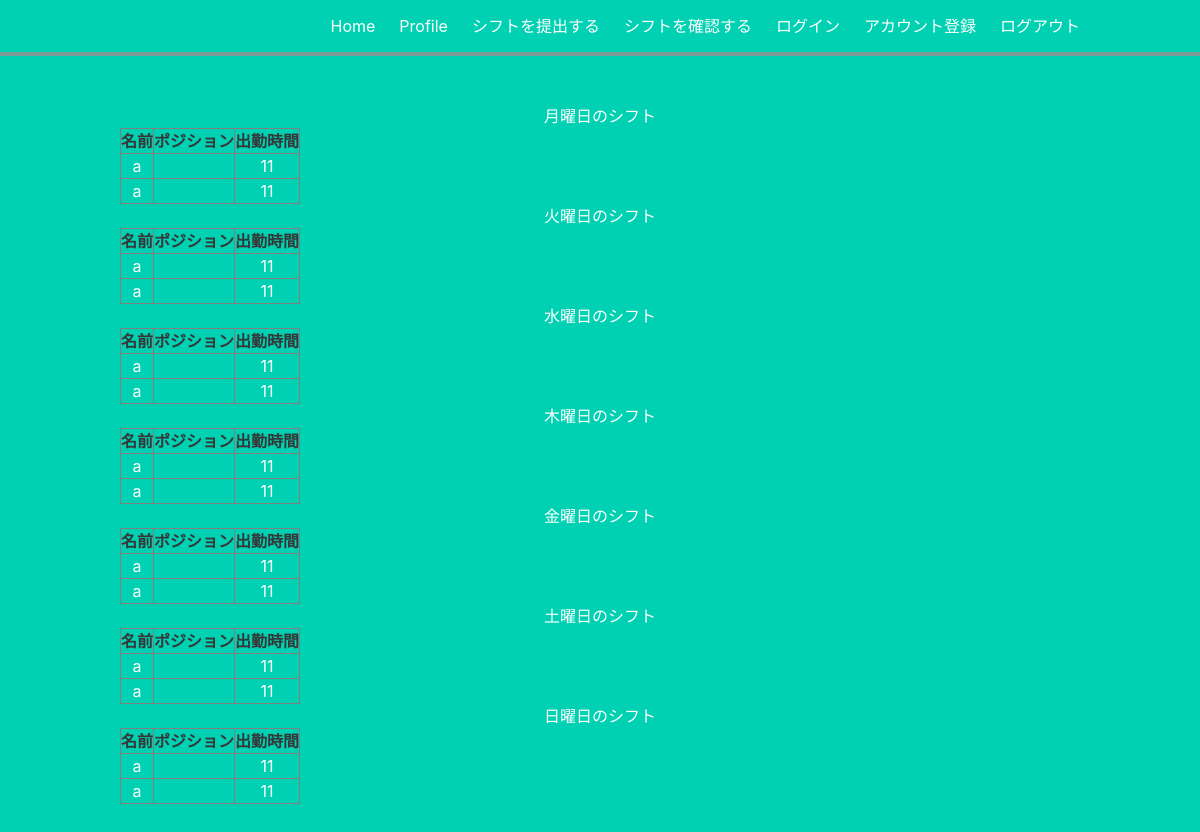
Page /shift (signed in) on the committed database.
### project/models.py (models this page shows)
class FinalShift(db.Model):
    id = db.Column(db.Integer, primary_key=True)
    dayofweek = db.Column(db.Integer)
    name = db.Column(db.String(1000))
    begin = db.Column(db.String(8))
    position = db.Column(db.String(10))

### project/main.py (the view)
@main.route('/shift', methods=['GET'])
@login_required
def shift():
    data = []
    for i in range(7):
        shifts = db.session.query(FinalShift).filter(FinalShift.dayofweek == i, FinalShift.begin != 'x').all()
        shifts_data = []
        for shift in shifts:
            shift_data = {
                'id': shift.id,
                'dayofweek': shift.dayofweek,
                'name': shift.name,
                'begin': shift.begin,
            }
            shifts_data.append(shift_data)
        data.append(shifts_data)
    json_data = jsonify(data)
    return render_template(
        "shift.html",
        data = data,
        week = list('月火水木金土日'),
    )

### project/__init__.py (called while the page is built)
def create_app():
    load_dotenv()
    app = Flask(__name__)
    app.config['SECRET_KEY'] = os.getenv('SECRET_KEY')
    app.config['SQLALCHEMY_DATABASE_URI'] = 'sqlite:///db.sqlite'
    db.init_app(app)
    from .auth import auth as auth_blueprint
    app.register_blueprint(auth_blueprint)
    from .main import main as main_blueprint
    app.register_blueprint(main_blueprint)
    login_manager = LoginManager()
    login_manager.login_view = 'auth.login'
    login_manager.init_app(app)
    from .models import User
    @login_manager.user_loader
    def load_user(user_id):
        return User.query.get(int(user_id))
    return app

### project/templates/shift.html
{% extends "base.html" %}
{% block content %}
{% for i in range(7) %}
  <h2>{{ week[i] }}曜日のシフト</h2>
  <table border="1">
    <tr>
      <th>名前</th>
      <th>ポジション</th>
      <th>出勤時間</th>
    </tr>
    {% for j in range(data[i]|length) %}
      <tr>
        <td>{{ data[i][j]['name'] }}</td>
        <td>{{ data[i][j]['position'] }}</td>
        <td>{{ data[i][j]['begin'] }}</td>
      </tr>
    {% endfor %}
  </table>
{% endfor %}
{% endblock %}

### project/templates/base.html (shortened to what this page needs)
<!DOCTYPE html>
<html>
<head>
    <link rel="stylesheet" href="https://cdnjs.cloudflare.com/ajax/libs/bulma/0.7.2/css/bulma.min.css" />
</head>
<body>
    <section class="hero is-primary is-fullheight">
        <div class="hero-head">
            <nav class="navbar">
                <div class="container">
                    <div id="navbarMenuHeroA" class="navbar-menu">
                        <div class="navbar-end">
                            <a href="{{ url_for('main.index') }}" class="navbar-item">
                                Home
                            </a>
                            <a href="{{ url_for('main.profile') }}" class="navbar-item">
                                Profile
                            </a>
                            <a href="{{ url_for('main.shiftform') }}" class="navbar-item">
                                シフトを提出する
                            </a>
                            <a href="{{ url_for('main.shift') }}" class="navbar-item">
                                シフトを確認する
                            </a>
                            <a href="{{ url_for('auth.login') }}" class="navbar-item">
                                ログイン
                            </a>
                            <a href="{{ url_for('auth.signup') }}" class="navbar-item">
                                アカウント登録
                            </a>
                            <a href="{{ url_for('auth.logout') }}" class="navbar-item">
                                ログアウト
                            </a>
                        </div>
                    </div>
                </div>
            </nav>
        </div>
        <div style="width: 100%; height: 4px; background-color: rgb(125, 155, 152);"></div>
        <div class="hero-body">
            <div class="container has-text-centered">
               {% block content %}
               {% endblock %}
            </div>
        </div>
    </section>
</body>
</html>

### rows in the picture
FinalShift: begin "11"
FinalShift: begin "11"
FinalShift: begin "11"
FinalShift: begin "11"
FinalShift: begin "11"
FinalShift: begin "11"
FinalShift: begin "11"
FinalShift: begin "11"
FinalShift: begin "11"
FinalShift: begin "11"
FinalShift: begin "11"
FinalShift: begin "11"
FinalShift: begin "11"
FinalShift: begin "11"

### other values in the picture
{{ week[i] }} "月" "火" "水" "木" "金" "土" "日"
{{ data[i][j]['name'] }} "a" "a" "a" "a" "a" "a" "a" "a" "a" "a" "a" "a" "a" "a"
